Frame 1 (no input): blank canvas, image omitted
Frame 60 (no input): blank canvas, image omitted
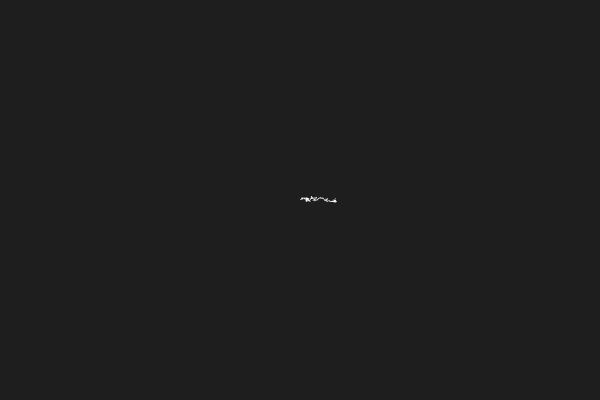
Frame 120 (the mouse pressed at the canvas centre since frame 60)

The p5.js sketch whose frames 1 and 60 were blank and that drew this single picture after the mouse press (run headless with seeded random() and noise() and a simulated clock; from frame 60 on, the mouse is pressed at the canvas centre):

// p5.js sketch
// ── sketch.js
class Walker {
    constructor() {
        this.x = width / 2;
        this.y = height / 2;
    }

    step() {
        // the x value for the right is higher,
        // so this tend to move to right a lot than left
        this.x += random(-1, 1.5);
        this.y += random(-1, 1);
    }

    draw() {
        stroke(255);
        strokeWeight(1);
        point(this.x, this.y);
    }
}

let walker;

function setup() {
    // Runs once
    createCanvas(600, 400); // width, height
    background(30);

    walker = new Walker();
}

function draw() {
    // Runs every frame (default ~60 fps)
    
    walker.step();
    walker.draw();
}
